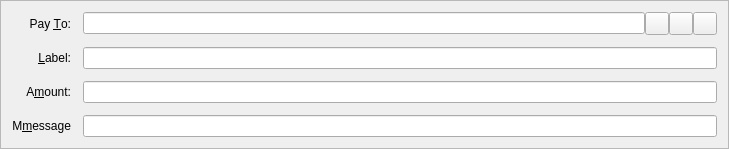
<?xml version="1.0" encoding="UTF-8"?>
<ui version="4.0">
 <class>SendCoinsEntry</class>
 <widget class="QFrame" name="SendCoinsEntry">
  <property name="geometry">
   <rect>
    <x>0</x>
    <y>0</y>
    <width>729</width>
    <height>145</height>
   </rect>
  </property>
  <property name="windowTitle">
   <string>Form</string>
  </property>
  <property name="frameShape">
   <enum>QFrame::StyledPanel</enum>
  </property>
  <property name="frameShadow">
   <enum>QFrame::Sunken</enum>
  </property>
  <layout class="QGridLayout" name="gridLayout">
   <property name="spacing">
    <number>12</number>
   </property>
   <item row="5" column="0">
    <widget class="QLabel" name="label">
     <property name="text">
      <string>A&amp;mount:</string>
     </property>
     <property name="alignment">
      <set>Qt::AlignRight|Qt::AlignTrailing|Qt::AlignVCenter</set>
     </property>
     <property name="buddy">
      <cstring>payAmount</cstring>
     </property>
    </widget>
   </item>
   <item row="3" column="0">
    <widget class="QLabel" name="label_2">
     <property name="text">
      <string>Pay &amp;To:</string>
     </property>
     <property name="alignment">
      <set>Qt::AlignRight|Qt::AlignTrailing|Qt::AlignVCenter</set>
     </property>
     <property name="buddy">
      <cstring>payTo</cstring>
     </property>
    </widget>
   </item>
   <item row="4" column="1">
    <layout class="QHBoxLayout" name="horizontalLayout_2">
     <property name="spacing">
      <number>0</number>
     </property>
     <item>
      <widget class="QValidatedLineEdit" name="addAsLabel">
       <property name="enabled">
        <bool>true</bool>
       </property>
       <property name="toolTip">
        <string>Enter a label for this address to add it to your address book</string>
       </property>
      </widget>
     </item>
    </layout>
   </item>
   <item row="4" column="0">
    <widget class="QLabel" name="label_4">
     <property name="text">
      <string>&amp;Label:</string>
     </property>
     <property name="alignment">
      <set>Qt::AlignRight|Qt::AlignTrailing|Qt::AlignVCenter</set>
     </property>
     <property name="buddy">
      <cstring>addAsLabel</cstring>
     </property>
    </widget>
   </item>
   <item row="3" column="1">
    <layout class="QHBoxLayout" name="payToLayout">
     <property name="spacing">
      <number>0</number>
     </property>
     <item>
      <widget class="QValidatedLineEdit" name="payTo">
       <property name="toolTip">
        <string>The address to send the payment to  (e.g. 4Zo1ga6xuKuQ7JV7M9rGDoxdbYwV5zgQJ5)</string>
       </property>
       <property name="maxLength">
        <number>34</number>
       </property>
      </widget>
     </item>
     <item>
      <widget class="QToolButton" name="addressBookButton">
       <property name="toolTip">
        <string>Choose address from address book</string>
       </property>
       <property name="text">
        <string/>
       </property>
       <property name="icon">
        <iconset resource="../bitcoin.qrc">
         <normaloff>:/icons/address-book</normaloff>:/icons/address-book</iconset>
       </property>
       <property name="shortcut">
        <string>Alt+A</string>
       </property>
      </widget>
     </item>
     <item>
      <widget class="QToolButton" name="pasteButton">
       <property name="toolTip">
        <string>Paste address from clipboard</string>
       </property>
       <property name="text">
        <string/>
       </property>
       <property name="icon">
        <iconset resource="../bitcoin.qrc">
         <normaloff>:/icons/editpaste</normaloff>:/icons/editpaste</iconset>
       </property>
       <property name="shortcut">
        <string>Alt+P</string>
       </property>
      </widget>
     </item>
     <item>
      <widget class="QToolButton" name="deleteButton">
       <property name="toolTip">
        <string>Remove this recipient</string>
       </property>
       <property name="text">
        <string/>
       </property>
       <property name="icon">
        <iconset resource="../bitcoin.qrc">
         <normaloff>:/icons/remove</normaloff>:/icons/remove</iconset>
       </property>
      </widget>
     </item>
    </layout>
   </item>
   <item row="5" column="1">
    <widget class="BitcoinAmountField" name="payAmount"/>
   </item>
   <item row="6" column="0">
    <widget class="QLabel" name="label_3">
     <property name="text">
      <string>M&amp;message</string>
     </property>
     <property name="alignment">
      <set>Qt::AlignRight|Qt::AlignTrailing|Qt::AlignVCenter</set>
     </property>
     <property name="buddy">
      <cstring>payAmount</cstring>
     </property>
    </widget>
   </item>
   <item row="6" column="1">
    <widget class="QLineEdit" name="lineEdit"/>
   </item>
  </layout>
 </widget>
 <customwidgets>
  <customwidget>
   <class>QValidatedLineEdit</class>
   <extends>QLineEdit</extends>
   <header>qvalidatedlineedit.h</header>
  </customwidget>
  <customwidget>
   <class>BitcoinAmountField</class>
   <extends>QLineEdit</extends>
   <header>bitcoinamountfield.h</header>
   <container>1</container>
  </customwidget>
 </customwidgets>
 <resources>
  <include location="../bitcoin.qrc"/>
 </resources>
 <connections/>
</ui>
